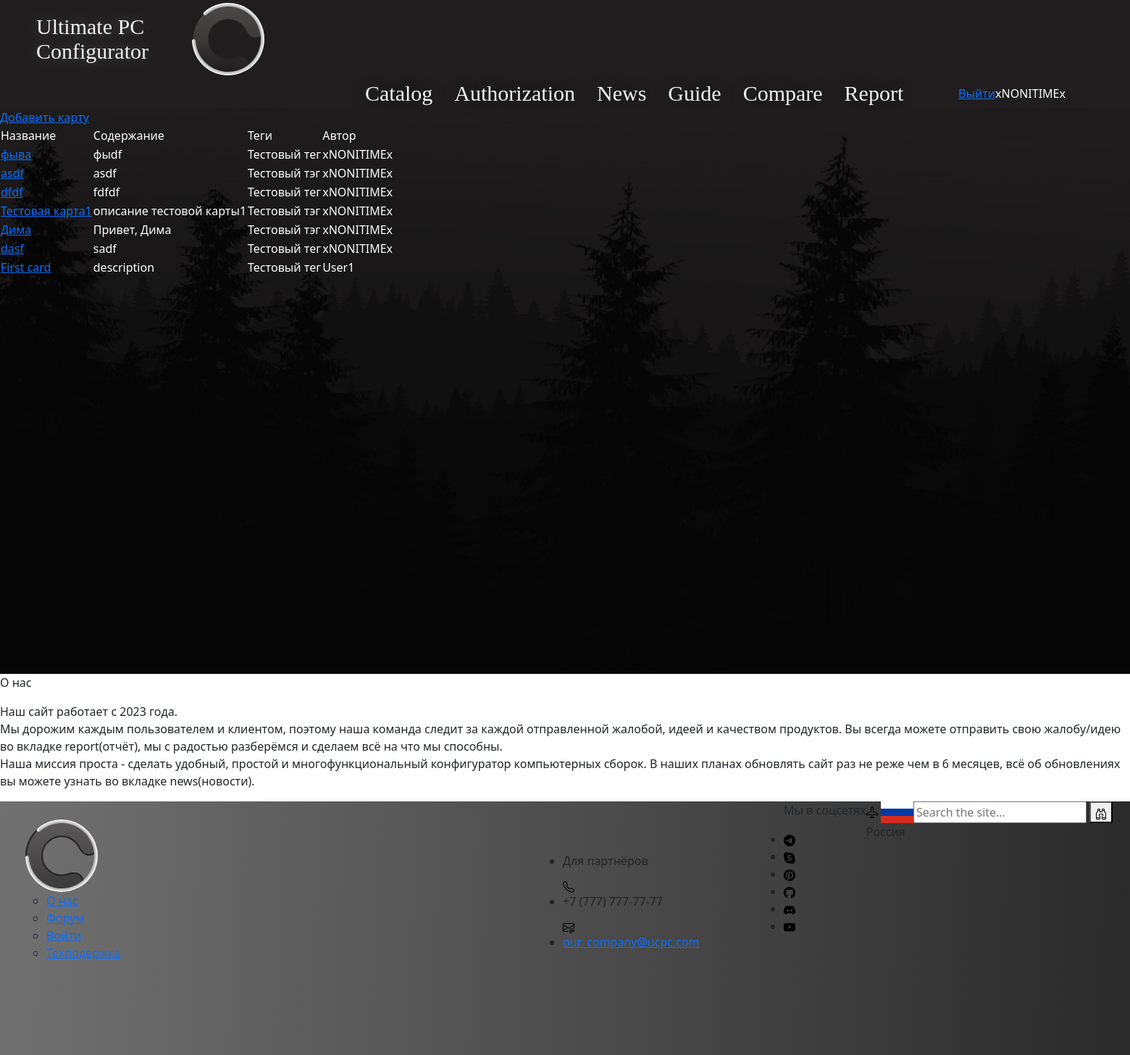
Page / (signed in) on the earlier database version.
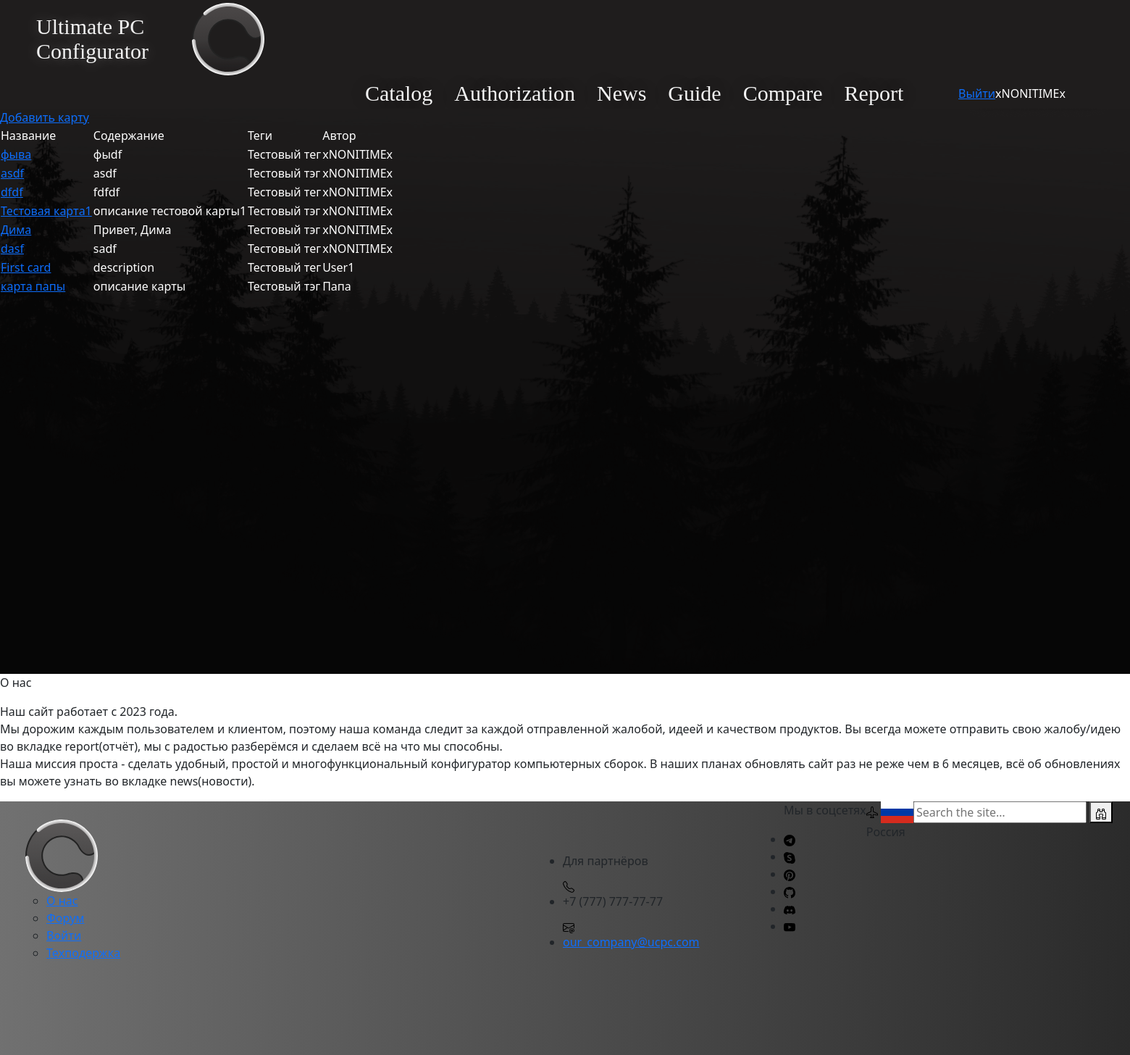
Same page on the later database version.
### main/models.py (models this page shows, shortened)
class Cards(models.Model):
    title = models.CharField(max_length=50, verbose_name='Название')
    image = models.ImageField(upload_to='img', verbose_name='Картинка', blank=True)
    desc = models.TextField(max_length=250, verbose_name='Описание')
    file = models.FileField(upload_to='file', verbose_name='Файл')
    author = models.ForeignKey(User, on_delete=models.CASCADE, verbose_name='Автор')
    tags = models.ManyToManyField('Tag', verbose_name='Теги')
    def get_tags(self):
        tag_list = self.tags.all()
        res = [tag.title for tag in tag_list]
        return ', '.join(res)
    class Meta:
        verbose_name = 'Карта сборки'
        verbose_name_plural = 'Карты сборок'

class Tag(models.Model):
    title = models.CharField(max_length=50, verbose_name='Тэг')
    date_created = models.DateTimeField(auto_now_add='True')
    class Meta:
        verbose_name = 'Тэг'
        verbose_name_plural = 'Тэги'

### main/views.py (the view)
# urls.py: path('', views.Index.as_view(), name='home'),
class Index(TemplateView):
    template_name = 'index.html'
    def get(self, request):
        contex = {}
        if request.user.is_authenticated:
            cards = Cards.objects.filter()
            contex['cards'] = cards
        return render(request, self.template_name, contex)

### main/templates/index.html (shortened to what this page needs)
{% extends 'base.html' %}
{% block content %}
    {% if user.is_authenticated %}
        <table>
            <tr>
                <td>Название</td>
                <td>Содержание</td>
                <td>Теги</td>
                <td>Автор</td>
            </tr>
            {% for i in cards %}
                <tr>
                    <td><a href="edit_card/{{ i.id }}">{{ i.title }}</a></td>
                    <td>{{ i.desc }}</td>
                    <td>{{ i.get_tags }}</td>
                    <td>{{i.author}}</td>
                </tr>
            {% endfor %}
            <a href="add_card">Добавить карту</a>
        </table>
    {% else %}
        <div>Нет контента</div>
    {% endif %}
{% endblock %}

Differences in the rows shown:
added Cards: title "карта папы", desc "описание карты", get_tags "Тестовый тэг", author "Папа"
